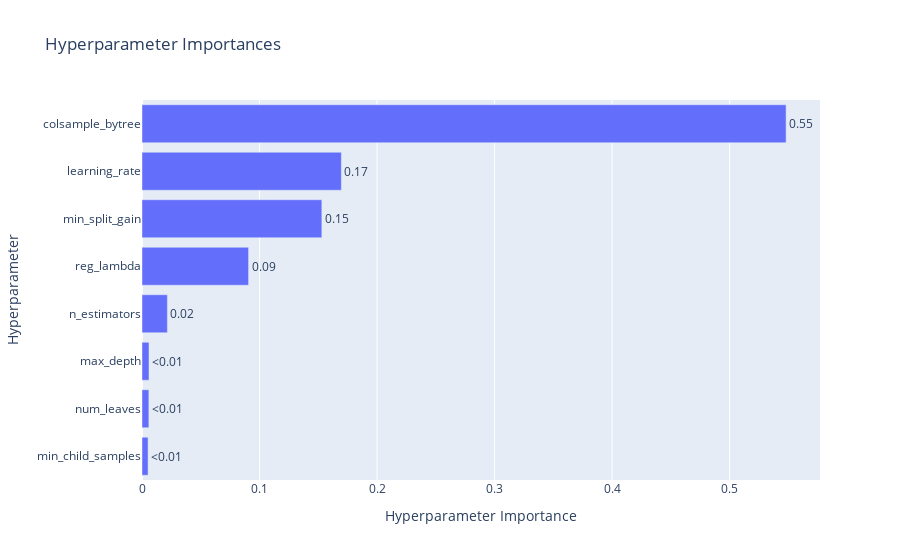

Notebook code cell kept with this figure:
### Code cell
optuna.visualization.plot_param_importances(study)

### Figure 1 — Plotly figure (JSON) as saved in the notebook; plotly's stock layout.template omitted (floating-point values rounded to 4 significant figures)
{"data": [{"cliponaxis": false, "hovertemplate": ["min_child_samples (IntDistribution): 0.005167865223321392<extra></extra>", "num_leaves (CategoricalDistribution): 0.005849860705638377<extra></extra>", "max_depth (IntDistribution): 0.005943703410149662<extra></extra>", "n_estimators (IntDistribution): 0.021608568894623217<extra></extra>", "reg_lambda (FloatDistribution): 0.09068986810089633<extra></extra>", "min_split_gain (FloatDistribution): 0.15303477924266914<extra></extra>", "learning_rate (FloatDistribution): 0.1696346969114672<extra></extra>", "colsample_bytree (FloatDistribution): 0.5480706575112345<extra></extra>"], "name": "Objective Value", "orientation": "h", "text": ["<0.01", "<0.01", "<0.01", "0.02", "0.09", "0.15", "0.17", "0.55"], "textposition": "outside", "type": "bar", "x": [0.005168, 0.00585, 0.005944, 0.02161, 0.09069, 0.153, 0.1696, 0.5481], "y": ["min_child_samples", "num_leaves", "max_depth", "n_estimators", "reg_lambda", "min_split_gain", "learning_rate", "colsample_bytree"]}], "layout": {"title": {"text": "Hyperparameter Importances"}, "xaxis": {"title": {"text": "Hyperparameter Importance"}}, "yaxis": {"title": {"text": "Hyperparameter"}}}}
